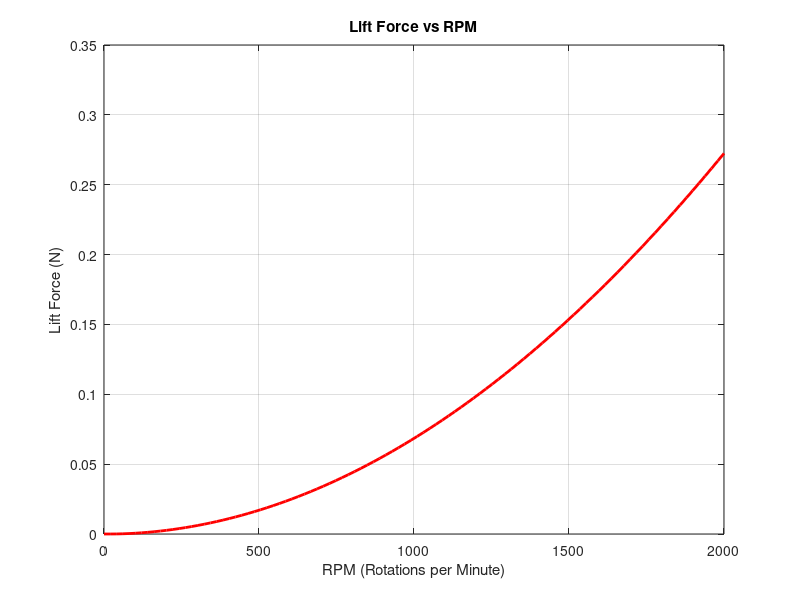

Write MATLAB code to recreate this figure.
% Given parameters
Np = 4;                % Number of propellers
propeller_diameter = 0.09; % Diameter of the propellers in meters (9 cm converted to meters)
hp = 0.08;             % Height of the propeller in meters (8 cm converted to meters)
rho_air = 1.293;       % Air density in kg/m^3
rho_water = 997;       % Water density in kg/m^3
theta = deg2rad(6);    % Blade angle in radians (converted from 6 degrees)
rpm_range = linspace(0, 2000, 100);  % RPM range from 0 to 6000 RPM

% Compute disk area (A) from propeller diameter
A = (pi * (propeller_diameter / 2)^2);

% Additional parameters for the formula
k1 = Np * 3 * A * hp;
k2 = 6 * A * tan(theta);

% Calculate lift force based on the provided formula
liftForce = zeros(size(rpm_range));

for i = 1:length(rpm_range)
    alpha = k1 * (rpm_range(i) / 60)^2;
    h_alpha = (k1 * hp * alpha^2) / (3 * (alpha + 6 * A * tan(theta)) + k2 * alpha^2);
    liftForce(i) = Np * rho_water * 9.81 * A * h_alpha;
end

% Plotting
figure;
plot(rpm_range, liftForce, 'LineWidth', 2, 'Color', 'red');
xlabel('RPM (Rotations per Minute)');
ylabel('Lift Force (N)');
title('Lift Force vs RPM');
grid on;
